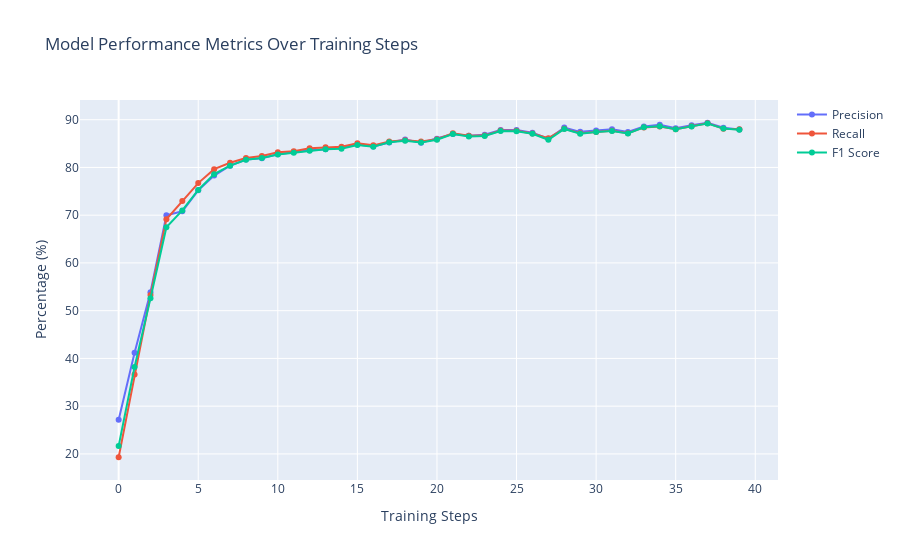

Notebook cell for this chart:
### Code cell
fig = go.Figure()

for name, data in [
  ['Precision', precisions],
  ['Recall', recalls],
  ['F1 Score', f1_scores]
]:
  fig.add_traces(go.Scatter(
      x=list(range(len(data))), 
      y=data, 
      name=name, 
      mode='lines+markers'
  ))

fig.update_layout(
    title='Model Performance Metrics Over Training Steps',
    xaxis_title='Training Steps',
    yaxis_title='Percentage (%)'
)

fig.show()

### Figure 1 — Plotly figure (JSON) as saved in the notebook; plotly's stock layout.template omitted (floating-point values rounded to 4 significant figures)
{"data": [{"mode": "lines+markers", "name": "Precision", "type": "scatter", "x": [0, 1, 2, 3, 4, 5, 6, 7, 8, 9, 10, 11, 12, 13, 14, 15, 16, 17, 18, 19, 20, 21, 22, 23, 24, 25, 26, 27, 28, 29, 30, 31, 32, 33, 34, 35, 36, 37, 38, 39], "y": [27.18, 41.2, 53.88, 69.97, 70.82, 75.21, 78.3, 80.36, 81.64, 81.92, 82.74, 83.25, 83.61, 83.79, 84.18, 84.82, 84.39, 85.23, 85.86, 85.18, 86.01, 86.99, 86.63, 86.83, 87.82, 87.84, 87.28, 86.0, 88.35, 87.45, 87.72, 88.0, 87.44, 88.57, 88.95, 88.23, 88.85, 89.36, 88.32, 87.94]}, {"mode": "lines+markers", "name": "Recall", "type": "scatter", "x": [0, 1, 2, 3, 4, 5, 6, 7, 8, 9, 10, 11, 12, 13, 14, 15, 16, 17, 18, 19, 20, 21, 22, 23, 24, 25, 26, 27, 28, 29, 30, 31, 32, 33, 34, 35, 36, 37, 38, 39], "y": [19.3, 36.62, 53.26, 69.14, 72.95, 76.71, 79.65, 80.97, 81.97, 82.41, 83.19, 83.41, 84.02, 84.24, 84.35, 85.07, 84.62, 85.45, 85.67, 85.45, 85.9, 87.17, 86.62, 86.67, 87.72, 87.67, 87.11, 86.12, 88.11, 87.17, 87.44, 87.67, 87.17, 88.38, 88.55, 88.0, 88.61, 89.27, 88.11, 88.0]}, {"mode": "lines+markers", "name": "F1 Score", "type": "scatter", "x": [0, 1, 2, 3, 4, 5, 6, 7, 8, 9, 10, 11, 12, 13, 14, 15, 16, 17, 18, 19, 20, 21, 22, 23, 24, 25, 26, 27, 28, 29, 30, 31, 32, 33, 34, 35, 36, 37, 38, 39], "y": [21.68, 38.19, 52.59, 67.47, 70.99, 75.28, 78.6, 80.37, 81.6, 81.99, 82.7, 83.08, 83.51, 83.79, 83.92, 84.71, 84.32, 85.27, 85.59, 85.25, 85.81, 86.99, 86.47, 86.59, 87.63, 87.56, 87.04, 85.79, 88.06, 87.06, 87.43, 87.64, 87.13, 88.41, 88.64, 88.01, 88.6, 89.2, 88.13, 87.92]}], "layout": {"title": {"text": "Model Performance Metrics Over Training Steps"}, "xaxis": {"title": {"text": "Training Steps"}}, "yaxis": {"title": {"text": "Percentage (%)"}}}}
